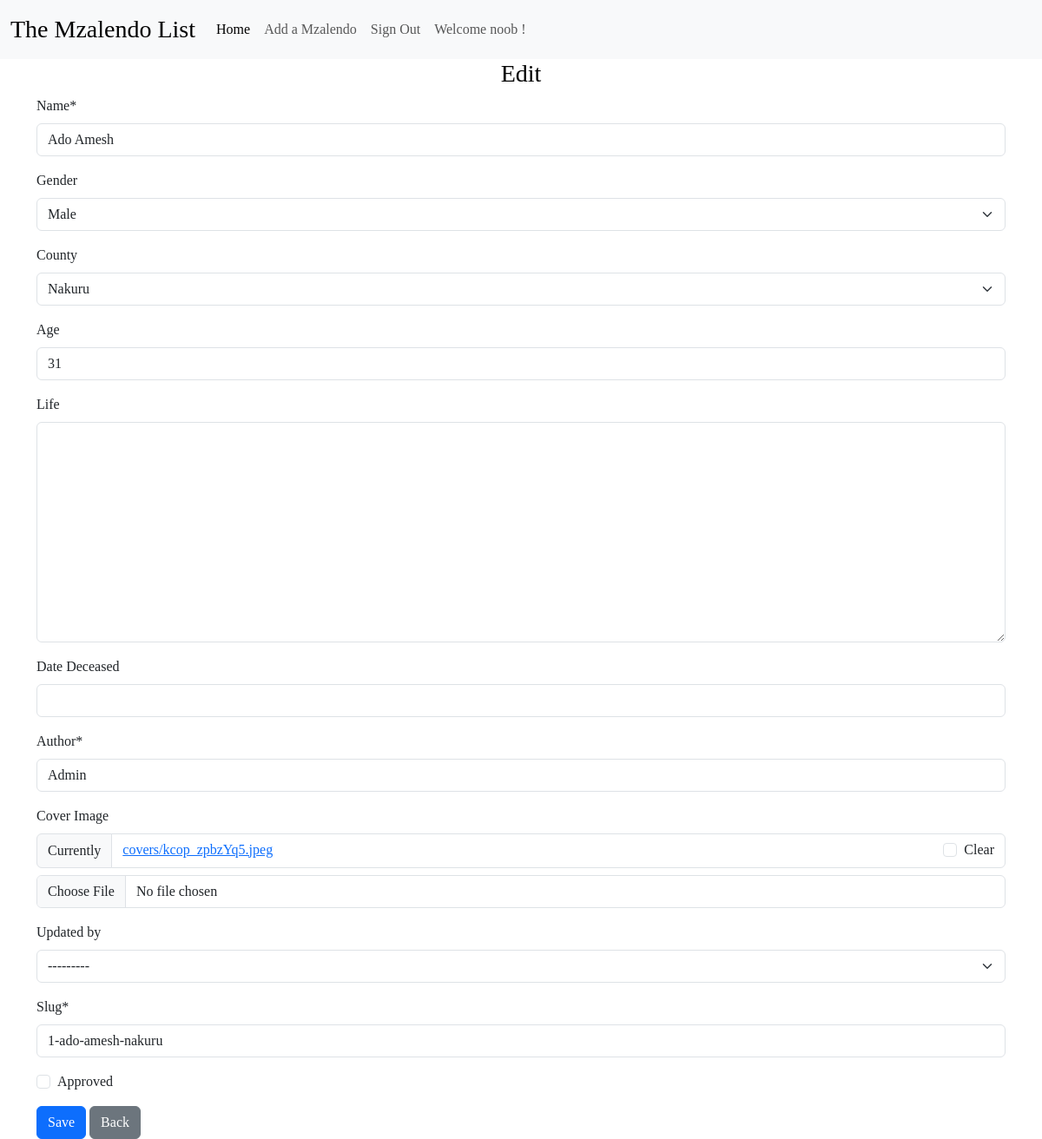
The page /mzalendo/13/edit (signed in) on the database as committed earlier.
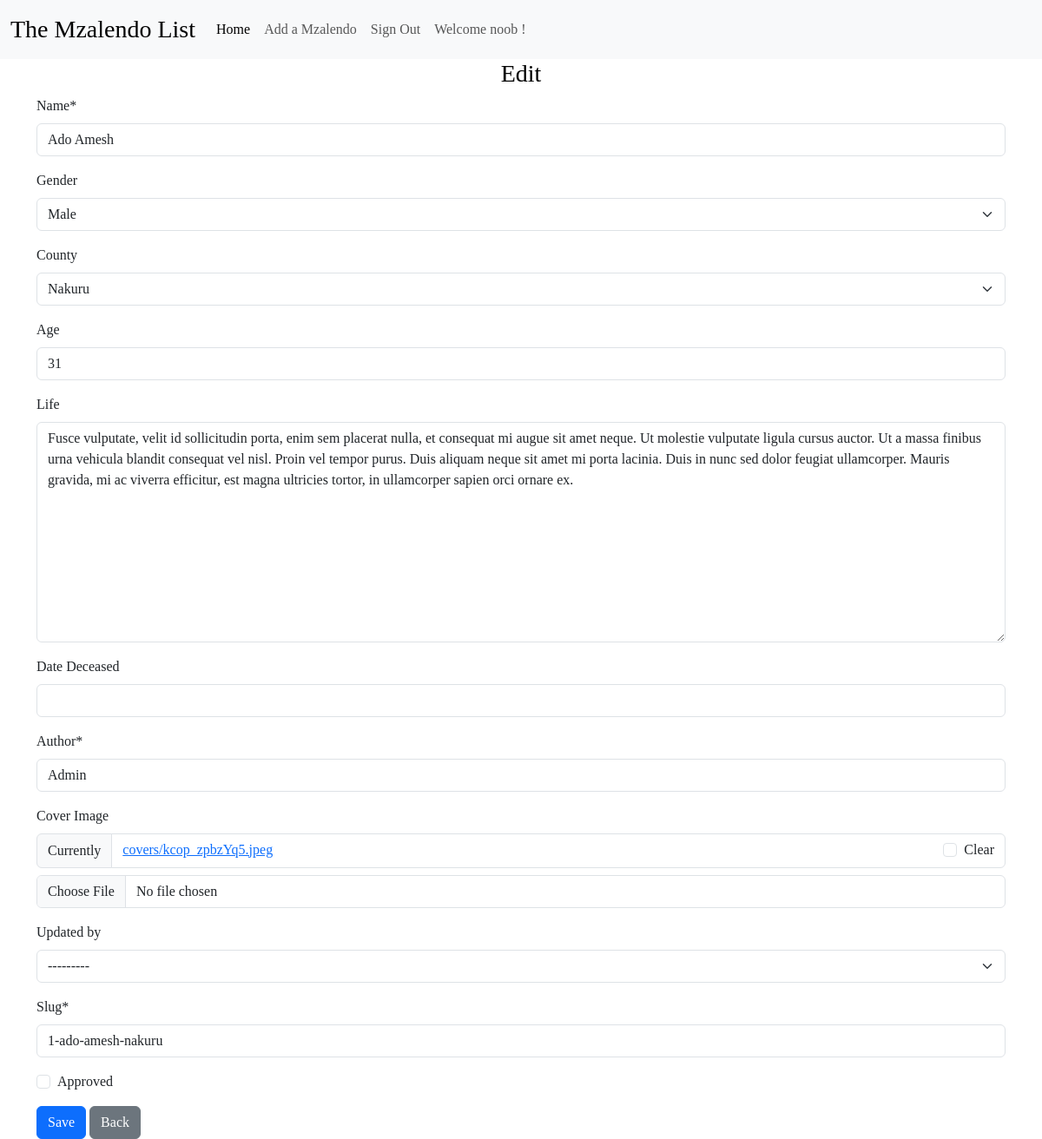
The same page on the database as committed later.
### home/models.py (models this page shows, shortened)
class Mzalendo(models.Model):
    name = models.CharField(max_length=200)
    gender = models.CharField(max_length=50, choices=SEX, blank=True, null=True)
    county = models.CharField(max_length=150, choices=COUNTIES, blank=True, null=True)
    age = models.IntegerField(blank=True, null=True)
    life = models.TextField(blank=True, null=True)
    dod = models.DateField('Date Deceased', blank=True, null=True)
    author = models.CharField(max_length=255)
    cover = models.ImageField(upload_to="covers/", blank=True, verbose_name="Cover Image")
    image_thumbnail = ImageSpecField(source='cover',
                                      processors=[ResizeToFill(150, 150)],
                                      format='JPEG',
                                      options={'quality': 60})
    date_created = models.DateTimeField(auto_now_add=True, editable=False)
    updated_by = models.ForeignKey(
        User, on_delete=models.CASCADE, related_name="mzalendo_updatedby", null=True, blank=True
    )
    hit_count_generic = GenericRelation(
                HitCount,
                object_id_field='object_pk',
                related_query_name='hit_count_generic_relation'
                )
    objects = CustomMzalendoManager()
    def generate_slug(instance):
        return f"{instance.age}-{instance.name}-{instance.county}"
    slug = AutoSlugField(unique=True, always_update=False, populate_from=generate_slug)
    updated_at = models.DateTimeField(auto_now=True, editable=False)
    approved = models.BooleanField(default=False)
    class Meta:
        ordering = ['-date_created']

### home/views.py (the view)
@method_decorator([login_required], name='dispatch')
class MzalendoEdit(UpdateView):
    model = Mzalendo
    fields = '__all__'
    template_name = 'partials/edit.html'
    success_url = reverse_lazy("mzalendo:mzalendo_list")

### home/models.py (called while the page is built)
    def get_queryset(self):
        return super().get_queryset().order_by('-date_created')

### home/templates/partials/edit.html (shortened to what this page needs)
{% extends "../base.html" %}
{% load crispy_forms_tags %}
{% block content %}
    {% include "../navbar.html" %}
    <h3 style="text-align: center;color: #000;">Edit</h3>
    <div class="container">
    <form action="{% url 'mzalendo:mzalendo_edit' mzalendo.pk %}" method="post">
        {% load crispy_forms_tags %}
        {{ form|crispy }}
        <button class="btn btn-primary" type="submit">Save</button>
        <a class="btn btn-secondary" href="{% url 'mzalendo:mzalendo_detail' mzalendo.pk %}">Back</a>
    </form>
    </div>
{% endblock %}

Rows that differ between the two databases and show on the page:
changed Mzalendo "Ado Amesh": life (not shown) → "Fusce vulputate, velit id sollicitudin porta, enim sem placerat nulla, et consequat mi augue sit amet neque. Ut molestie vulputate ligula cursus auctor. Ut a massa finibus urna vehicula blandit consequat vel nisl. Proin vel tempor purus. Duis aliquam neque sit amet mi porta lacinia. Duis in nunc sed dolor feugiat ullamcorper. Mauris gravida, mi ac viverra efficitur, est magna ultricies tortor, in ullamcorper sapien orci ornare ex."
